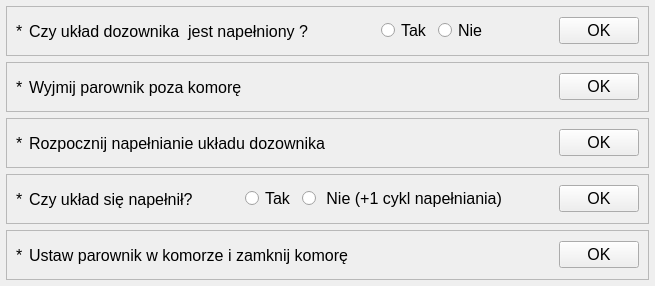
<?xml version="1.0" encoding="UTF-8"?>
<ui version="4.0">
 <class>NowyTest_2</class>
 <widget class="TestPage" name="NowyTest_2">
  <property name="geometry">
   <rect>
    <x>0</x>
    <y>0</y>
    <width>655</width>
    <height>286</height>
   </rect>
  </property>
  <property name="font">
   <font>
    <pointsize>12</pointsize>
   </font>
  </property>
  <property name="windowTitle">
   <string>Dialog</string>
  </property>
  <property name="title" stdset="0">
   <string>Napełnianie dozownika</string>
  </property>
  <property name="subTitle" stdset="0">
   <string/>
  </property>
  <layout class="QVBoxLayout" name="verticalLayout" stretch="0,0,0,0,0">
   <property name="spacing">
    <number>6</number>
   </property>
   <property name="leftMargin">
    <number>6</number>
   </property>
   <property name="topMargin">
    <number>6</number>
   </property>
   <property name="rightMargin">
    <number>6</number>
   </property>
   <property name="bottomMargin">
    <number>6</number>
   </property>
   <item>
    <widget class="QFrame" name="frame_1">
     <property name="frameShape">
      <enum>QFrame::StyledPanel</enum>
     </property>
     <property name="frameShadow">
      <enum>QFrame::Raised</enum>
     </property>
     <layout class="QHBoxLayout" name="horizontalLayout_8">
      <item>
       <widget class="QLabel" name="arrow_1">
        <property name="text">
         <string>*</string>
        </property>
       </widget>
      </item>
      <item>
       <widget class="QLabel" name="txt_1">
        <property name="text">
         <string>Czy układ dozownika &lt;DOZOWNIK&gt; jest napełniony ?</string>
        </property>
       </widget>
      </item>
      <item>
       <spacer name="horizontalSpacer_12">
        <property name="orientation">
         <enum>Qt::Horizontal</enum>
        </property>
        <property name="sizeHint" stdset="0">
         <size>
          <width>40</width>
          <height>20</height>
         </size>
        </property>
       </spacer>
      </item>
      <item>
       <widget class="QRadioButton" name="rb1_yes">
        <property name="text">
         <string>Tak</string>
        </property>
       </widget>
      </item>
      <item>
       <widget class="QRadioButton" name="rb1_no">
        <property name="text">
         <string>Nie</string>
        </property>
       </widget>
      </item>
      <item>
       <spacer name="horizontalSpacer_13">
        <property name="orientation">
         <enum>Qt::Horizontal</enum>
        </property>
        <property name="sizeHint" stdset="0">
         <size>
          <width>40</width>
          <height>20</height>
         </size>
        </property>
       </spacer>
      </item>
      <item>
       <widget class="QPushButton" name="pbOk_1">
        <property name="text">
         <string>OK</string>
        </property>
       </widget>
      </item>
     </layout>
    </widget>
   </item>
   <item>
    <widget class="QFrame" name="frame_2">
     <property name="frameShape">
      <enum>QFrame::StyledPanel</enum>
     </property>
     <property name="frameShadow">
      <enum>QFrame::Raised</enum>
     </property>
     <layout class="QHBoxLayout" name="horizontalLayout">
      <item>
       <widget class="QLabel" name="arrow_2">
        <property name="text">
         <string>*</string>
        </property>
       </widget>
      </item>
      <item>
       <widget class="QLabel" name="text_2">
        <property name="text">
         <string>Wyjmij parownik poza komorę</string>
        </property>
       </widget>
      </item>
      <item>
       <spacer name="horizontalSpacer">
        <property name="orientation">
         <enum>Qt::Horizontal</enum>
        </property>
        <property name="sizeHint" stdset="0">
         <size>
          <width>40</width>
          <height>20</height>
         </size>
        </property>
       </spacer>
      </item>
      <item>
       <widget class="QPushButton" name="pbOK_2">
        <property name="text">
         <string>OK</string>
        </property>
       </widget>
      </item>
     </layout>
    </widget>
   </item>
   <item>
    <widget class="QFrame" name="frame_3">
     <property name="frameShape">
      <enum>QFrame::StyledPanel</enum>
     </property>
     <property name="frameShadow">
      <enum>QFrame::Raised</enum>
     </property>
     <layout class="QHBoxLayout" name="horizontalLayout_5">
      <item>
       <widget class="QLabel" name="arrow_3">
        <property name="text">
         <string>*</string>
        </property>
       </widget>
      </item>
      <item>
       <widget class="QLabel" name="text_3">
        <property name="text">
         <string>Rozpocznij napełnianie układu dozownika &lt;DOZOWNIK&gt;</string>
        </property>
       </widget>
      </item>
      <item>
       <spacer name="horizontalSpacer_2">
        <property name="orientation">
         <enum>Qt::Horizontal</enum>
        </property>
        <property name="sizeHint" stdset="0">
         <size>
          <width>40</width>
          <height>20</height>
         </size>
        </property>
       </spacer>
      </item>
      <item>
       <widget class="QPushButton" name="pbOk_3">
        <property name="text">
         <string>OK</string>
        </property>
       </widget>
      </item>
     </layout>
    </widget>
   </item>
   <item>
    <widget class="QFrame" name="frame_4">
     <property name="frameShape">
      <enum>QFrame::StyledPanel</enum>
     </property>
     <property name="frameShadow">
      <enum>QFrame::Raised</enum>
     </property>
     <layout class="QHBoxLayout" name="horizontalLayout_2">
      <item>
       <widget class="QLabel" name="arrow_4">
        <property name="text">
         <string>*</string>
        </property>
       </widget>
      </item>
      <item>
       <widget class="QLabel" name="text4">
        <property name="text">
         <string>Czy układ się napełnił?</string>
        </property>
       </widget>
      </item>
      <item>
       <spacer name="horizontalSpacer_4">
        <property name="orientation">
         <enum>Qt::Horizontal</enum>
        </property>
        <property name="sizeHint" stdset="0">
         <size>
          <width>40</width>
          <height>20</height>
         </size>
        </property>
       </spacer>
      </item>
      <item>
       <widget class="QRadioButton" name="rb4_yes">
        <property name="text">
         <string>Tak</string>
        </property>
       </widget>
      </item>
      <item>
       <widget class="QRadioButton" name="rb4_no">
        <property name="text">
         <string> Nie (+1 cykl napełniania)</string>
        </property>
       </widget>
      </item>
      <item>
       <spacer name="horizontalSpacer_5">
        <property name="orientation">
         <enum>Qt::Horizontal</enum>
        </property>
        <property name="sizeHint" stdset="0">
         <size>
          <width>40</width>
          <height>20</height>
         </size>
        </property>
       </spacer>
      </item>
      <item>
       <widget class="QPushButton" name="pbOk_4">
        <property name="text">
         <string>OK</string>
        </property>
       </widget>
      </item>
     </layout>
    </widget>
   </item>
   <item>
    <widget class="QFrame" name="frame_5">
     <property name="frameShape">
      <enum>QFrame::StyledPanel</enum>
     </property>
     <property name="frameShadow">
      <enum>QFrame::Raised</enum>
     </property>
     <layout class="QHBoxLayout" name="horizontalLayout_3">
      <item>
       <widget class="QLabel" name="arrow_5">
        <property name="text">
         <string>*</string>
        </property>
       </widget>
      </item>
      <item>
       <widget class="QLabel" name="text_5">
        <property name="text">
         <string>Ustaw parownik w komorze i zamknij komorę</string>
        </property>
       </widget>
      </item>
      <item>
       <spacer name="horizontalSpacer_6">
        <property name="orientation">
         <enum>Qt::Horizontal</enum>
        </property>
        <property name="sizeHint" stdset="0">
         <size>
          <width>40</width>
          <height>20</height>
         </size>
        </property>
       </spacer>
      </item>
      <item>
       <widget class="QPushButton" name="pbOk_5">
        <property name="text">
         <string>OK</string>
        </property>
       </widget>
      </item>
     </layout>
    </widget>
   </item>
  </layout>
 </widget>
 <customwidgets>
  <customwidget>
   <class>TestPage</class>
   <extends>QWidget</extends>
   <header>testpage.h</header>
   <container>1</container>
  </customwidget>
 </customwidgets>
 <resources/>
 <connections/>
</ui>
